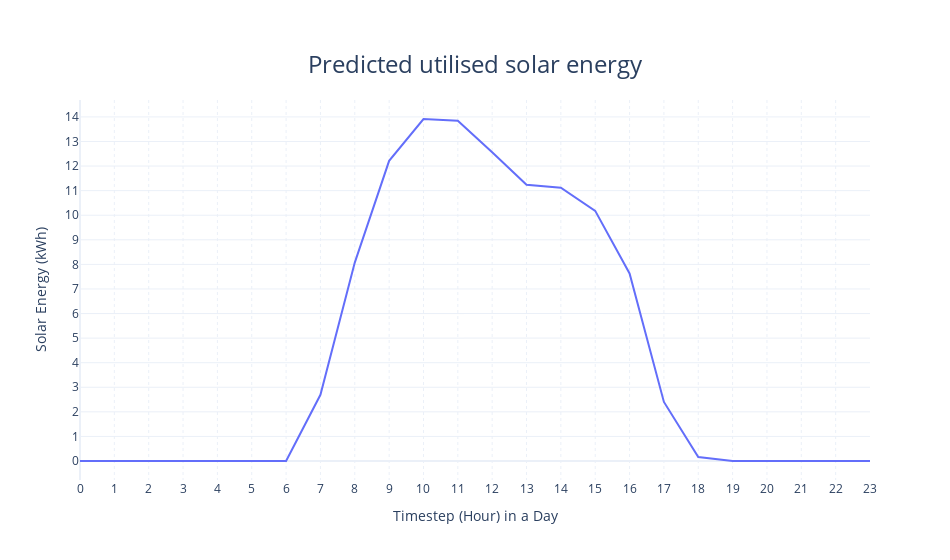

Source (notebook cell):
### Code cell
fig = df_predict_util_sol.plot(title="Predicted utilised solar energy", line_shape= "linear", template="plotly_white", 
                       labels=dict(index="Timestep (Hour) in a Day", value="Solar Energy (kWh)"))
fig.update_yaxes(dtick="M1", tickformat="%b")
fig.update_xaxes(dtick="M1", tickformat="%b", griddash="dot")
fig.update_traces(marker_size=10)
fig.update_layout(width=950, title=dict(xanchor="center", x=0.5, font_size=24, y=0.9), showlegend=False)
fig.show()

### Figure 1 — Plotly figure (JSON) as saved in the notebook; plotly's stock layout.template omitted (floating-point values rounded to 4 significant figures)
{"data": [{"hovertemplate": "variable=0<br>Timestep (Hour) in a Day=%{x}<br>Solar Energy (kWh)=%{y}<extra></extra>", "legendgroup": "0", "line": {"color": "#636efa", "dash": "solid", "shape": "linear"}, "marker": {"size": 10, "symbol": "circle"}, "mode": "lines", "name": "0", "orientation": "v", "showlegend": true, "type": "scatter", "x": [0, 1, 2, 3, 4, 5, 6, 7, 8, 9, 10, 11, 12, 13, 14, 15, 16, 17, 18, 19, 20, 21, 22, 23], "xaxis": "x", "y": [0, 0, 0, 0, 0, 0, 0, 2.693, 8.072, 12.21, 13.91, 13.85, 12.57, 11.24, 11.12, 10.18, 7.633, 2.403, 0.1652, 0, 0, 0, 0, 0], "yaxis": "y"}], "layout": {"legend": {"title": {"text": "variable"}, "tracegroupgap": 0}, "showlegend": false, "title": {"font": {"size": 24}, "text": "Predicted utilised solar energy", "x": 0.5, "xanchor": "center", "y": 0.9}, "width": 950, "xaxis": {"anchor": "y", "domain": [0, 1], "dtick": "M1", "griddash": "dot", "tickformat": "%b", "title": {"text": "Timestep (Hour) in a Day"}}, "yaxis": {"anchor": "x", "domain": [0, 1], "dtick": "M1", "tickformat": "%b", "title": {"text": "Solar Energy (kWh)"}}}}
